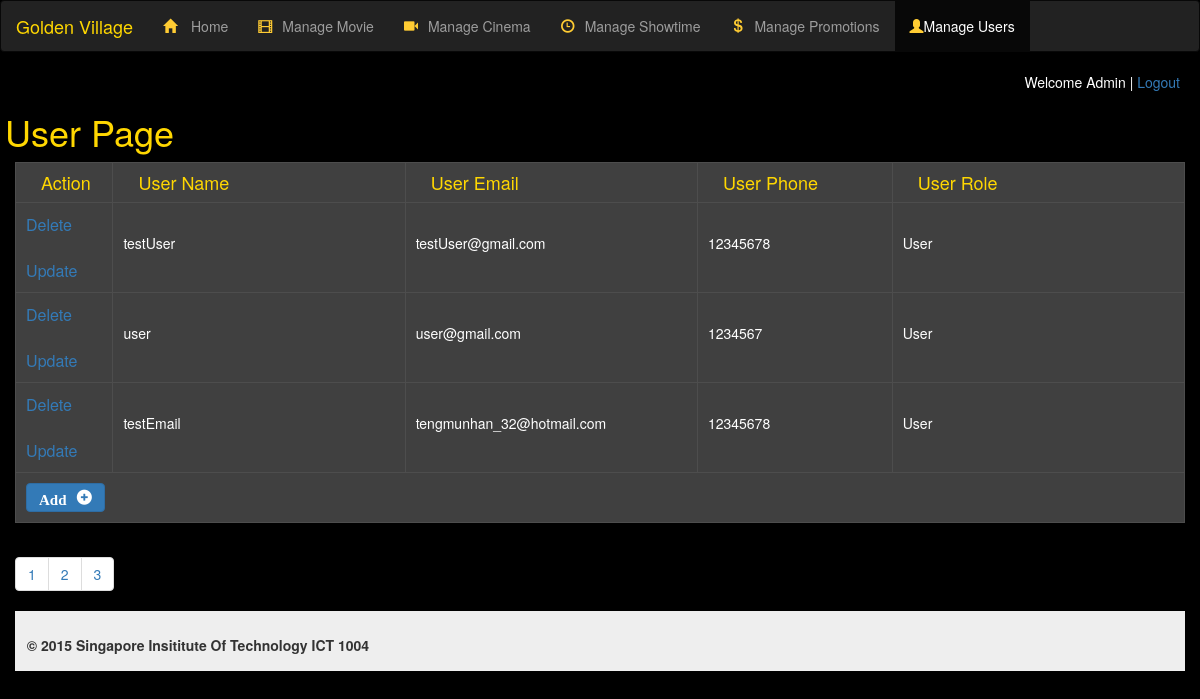
The page /cms/cmsManageUser.php?page=3 (signed in) on the database as committed earlier.
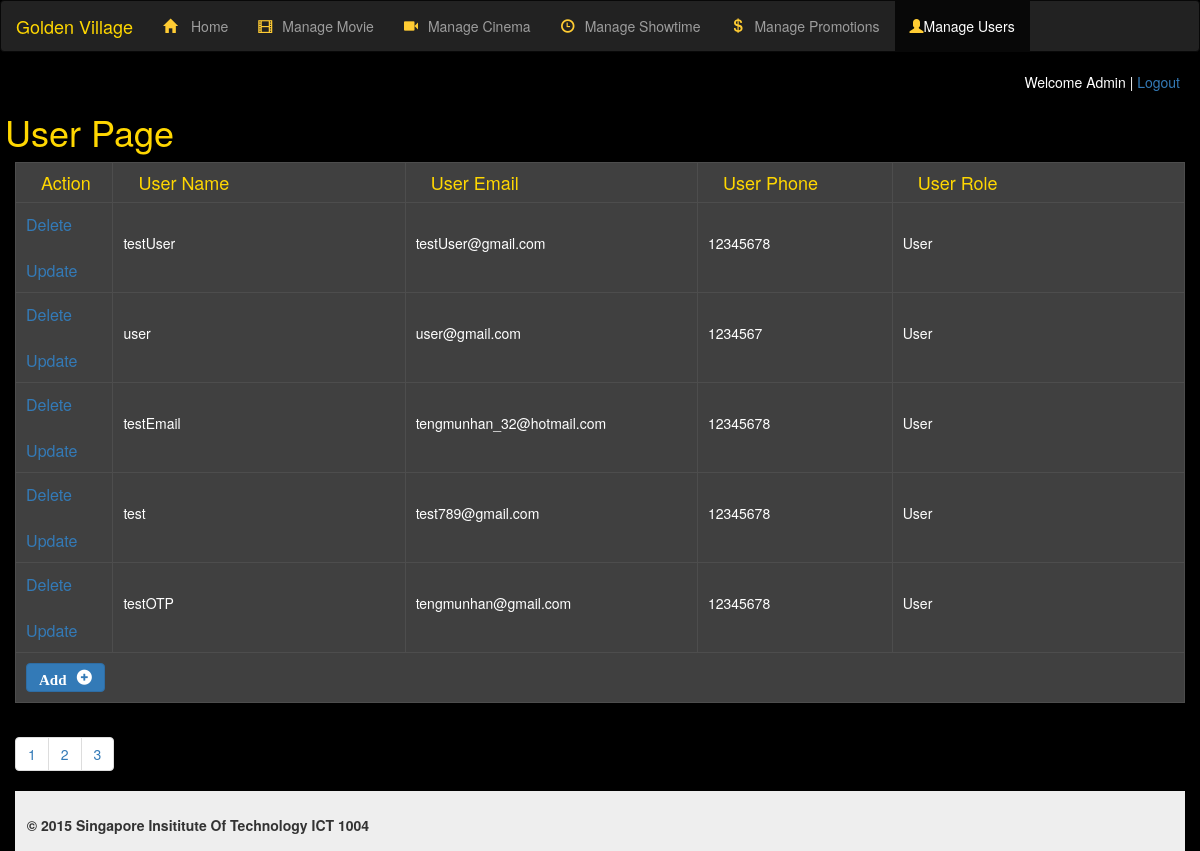
The same page on the database as committed later.
### tables this page shows
CREATE TABLE `user_list` (
  `user_id` int(11) NOT NULL,
  `username` varchar(100) NOT NULL,
  `user_email` varchar(100) NOT NULL,
  `password` varchar(100) NOT NULL,
  `user_role` varchar(10) NOT NULL,
  `phone` int(8) NOT NULL,
  `user_nric` varchar(9) NOT NULL,
  `status` varchar(100) NOT NULL,
  `qrValue` varchar(1000) NOT NULL
);

### cms/cmsManageUser.php (the view, shortened to what this page needs)
<html>
    <html lang="en">
    <head>
        <link href="../css/bootstrap.min.css" rel="stylesheet">
        <link href="../css/style.css" rel="stylesheet">
    </head>
    <body onload="onload()">
        <?php
            include_once ("../dbconnect.php");
            $reclimit = 5;
            if(isset($_GET['page'])){
                $page = $_GET['page'];
            } else {
                $page = 1;
            }
            $start = (($page-1) * $reclimit);
            $sql = "SELECT * FROM user_list";
            $records = $MySQLiconn->query($sql);
            $total = $records->num_rows;
            $tpages = ceil($total / $reclimit);
            $rec = "SELECT user_id, username, user_email, user_role, phone FROM user_list LIMIT $start, $reclimit";
            $records = $MySQLiconn->query($rec);
            $resultUser = $MySQLiconn->query("SELECT * FROM user_list WHERE user_id=".$_SESSION['user']);
            $userRow = $resultUser->fetch_array();
            $resultCount = $MySQLiconn->query("select count(*) from user_list");
        ?>
        <?php include 'cmsheader.inc';?>
        <h1>User Page</h1>
        <div class="col-xs-12 col-sm-12 col-md-12 col-lg-12">
            <div class="table-responsive">
                <form method="post">
                    <table border="1" class="summary">
                        <thead>
                            <tr>
                                <th class="col-md-1"><h4>Action</h4></th>
                                <th class="col-md-3"><h4>User Name</h4></th>
                                <th class="col-md-2"><h4>User Email</h4></th>
                                <th class="col-md-2"><h4>User Phone</h4></th>
                                <th class="col-md-3"><h4>User Role</h4></th>
                            </tr>
                        </thead>
                        <tbody>
                            <?php
                                $row2 = mysqli_fetch_row($resultCount);
                                $num = $row2[0];
                                if ($num == 0)
                                {
                                    echo
                                    "<tr><td colspan='8'><p class='centerText'>No Result to display</p></td></tr>";
                                }
                                else
                                {
                                    while($row = $records->fetch_array())
                                    {
                            ?>
                                        <tr class='success'>
                                            <td class='col-md-1'><a href='javascript:delete_id(<?php echo $row[0]; ?>)'>Delete</a><br /><br /><a href='javascript:update_id(<?php echo $row[0]; ?>)'>Update</a></td>
                                            <td class='col-md-2'><p><?php echo $row[1]; ?></p></td>
                                            <td class='col-md-3'><p><?php echo $row[2]; ?></p></td>
                                            <td class='col-md-2'><p><?php echo $row[4]; ?></p></td>
                                            <td class='col-md-3'><p><?php echo $row[3]; ?></p></td>
                                        </tr>
                                    <?php
                                    }
                                }
                            ?>
                            <tr>
                                <td colspan='10'>
                                    <a href="#" class="btn btn-primary" data-toggle="modal" data-target="#myModal"><span class="glyphicon glyphicon-plus-sign yellow">Add</span></a>
                                </td>
                            </tr>
                        </tbody>
                    </table>
                </form>
            </div>
                            <?php include("cmsAddUser.php");?>
            <ul class="pagination">
            <?php
                for($i=1;$i<=$tpages;$i++)
                {
                    echo "<li><a href=cmsManageUser.php?page=".$i.">".$i."</a></li>";
                }
            ?>
            </ul>
            <div><?php include 'cmsfooter.inc';?></div>
    </div>
</body>
</html>

### cms/cmsheader.inc (shortened to what this page needs)
<?php
    $directoryURI =basename($_SERVER['SCRIPT_NAME']);
?>
<nav class="navbar navbar-inverse">
    <div class="container-fluid">
        <div class="navbar-header">
            <a class="navbar-brand" href="index.php">
                Golden Village
            </a>
        </div>
        <div id="navbar" class="navbar-collapse collapse" aria-expanded="false" style="height: 1px;">
            <ul class="nav navbar-nav">
                <li <?php if (strpos($directoryURI,'cmsHome.php') !== false) {echo 'class="active"';}?>><a href="cmsHome.php"><span class="glyphicon glyphicon-home blue"></span> Home</a></li>
                <li <?php if (strpos($directoryURI,'cmsMovie.php') !== false) {echo 'class="active"';}?>><a href="cmsMovie.php"><span class="glyphicon glyphicon-film blue"></span>Manage Movie</a></li>
                <li <?php if (strpos($directoryURI,'cmsCinema.php') !== false) {echo 'class="active"';}?>><a href="cmsCinema.php"><span class="glyphicon glyphicon-facetime-video blue"></span>Manage Cinema</a></li>
                <li <?php if (strpos($directoryURI,'cmsManageShowtime.php') !== false) {echo 'class="active"';}?>><a href="cmsManageShowtime.php"><span class="glyphicon glyphicon-time blue"></span>Manage Showtime</a></li>
                <li <?php if (strpos($directoryURI,'cmspromo.php') !== false) {echo 'class="active"';}?>><a href="cmspromo.php"><span class="glyphicon glyphicon-usd blue"></span>Manage Promotions</a></li>
                <li <?php if (strpos($directoryURI,'cmsManageUser.php') !== false) {echo 'class="active"';}?>><a href="cmsManageUser.php"><span class="glyphicon glyphicon-user blue"></span>Manage Users</a></li>
            </ul>
        </div>
    </div>
</nav>
         <p class="labelWel">Welcome <?php echo $userRow['username']; ?> | <a href="cmsLogout.php">Logout</a></p>
        <br />

### cms/cmsAddUser.php (shortened to what this page needs)
<html>
    <head>
        <link href="../bootstrap-3.3.5-dist/css/bootstrap.min.css" rel="stylesheet" >
        <link href="../css/bootstrap.min.css" rel="stylesheet">
        <link href="../css/style.css" rel="stylesheet">
    </head>
    <body>
    </body>
</html>

### cms/cmsfooter.inc (shortened to what this page needs)
<html>
    <head>
    </head>
    <body>
        <footer>
            <label class="footerText">&#169; 2015 Singapore Insititute Of Technology ICT 1004</label>
        </footer>
    </body>
</html>

### css/style.css (style rules this page uses)
.blue { color:#FC3; }
.yellow { font-weight: bold; color: white; font-size: 15px; }
.breadcrumb,.jumbotron,body { background-color:#000; }
footer { padding: 0; font-size: 100%; vertical-align: baseline; border: 0; background-color: #eee; padding: 1%; width: 100%; }
.footerText { text-align: center; displaiy: block; padding-top: 1%; }
.labelWel { float: right; margin-right: 20px; }
.glyphicon-home,.glyphicon-usd,.glyphicon-facetime-video,.glyphicon-briefcase, .glyphicon-film, .glyphicon-time:before { margin-right: 10px; }
.glyphicon-plus-sign:before { margin-left: 10px; float: right; }
.navbar-inverse > ul > li > hover,p,.breadcrumb>.active { color:#FFF; }
p { font-size:14px; }
.panel-default .jumbotron > h1, .navbar-inverse .navbar-brand, h1, h2, h3, h4 { color:#ffd701; margin-left: 5px; }
.summary { background:#404040; width:100%; overflow-y:scroll; }
.summary thead tr th h4 { margin-left: 10px; }
.summary tr { border:1px solid #4d4d4d; }
.summary tr td { padding:10px; }
nav,hr { margin:0 auto auto; width:100%; }
.promotable,table { background-color: #222222; color: yellow; border-color: white; }
table tr th { width: 25%; }
td { color:white; }

Rows that differ between the two databases and show on the page:
added user_list: username "test", user_email "test789@gmail.com", phone "12345678", user_role "User"
added user_list: username "testOTP", user_email "tengmunhan@gmail.com", phone "12345678", user_role "User"
